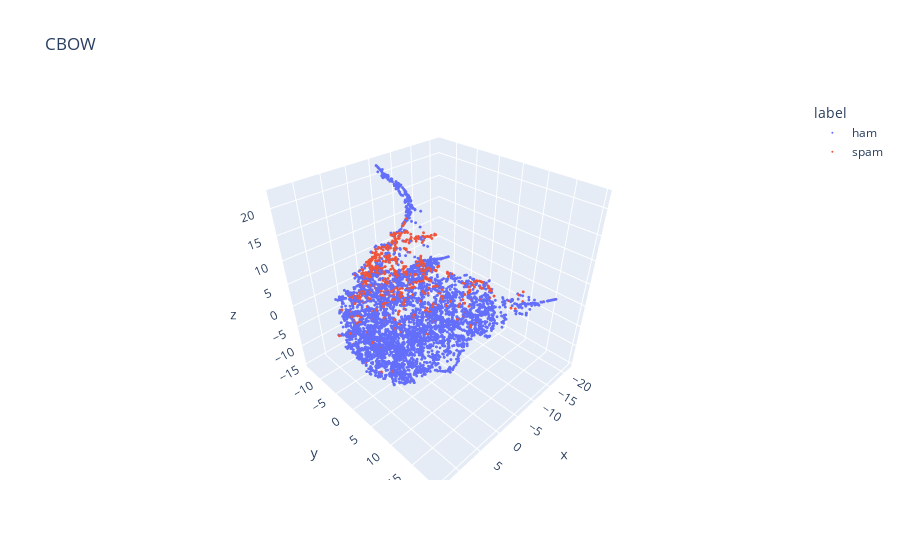

The cell this chart's notebook holds for it:
### Code cell
# CBOW
df_cbow_3d = pd.DataFrame(cbow_3d, columns=['x', 'y', 'z'])
df_cbow_3d['label'] = df['v1']

fig = px.scatter_3d(df_cbow_3d, x='x', y='y', z='z', color='label', title="CBOW")
fig.update_traces(marker=dict(size=1))
fig.update_layout(scene=dict(aspectmode="cube", aspectratio=dict(x=1, y=1, z=1)))
fig.show()
fig.write_html("CBOW.html")

### Figure 1 — Plotly figure (JSON) as saved in the notebook; plotly's stock layout.template omitted (floating-point values rounded to 4 significant figures; data arrays with more than 128 entries replaced by an {"elided": "..."} marker saying what was removed)
{"data": [{"hovertemplate": "label=ham<br>x=%{x}<br>y=%{y}<br>z=%{z}<extra></extra>", "legendgroup": "ham", "marker": {"color": "#636efa", "size": 1, "symbol": "circle"}, "mode": "markers", "name": "ham", "scene": "scene", "showlegend": true, "type": "scatter3d", "x": {"elided": "4825 float values"}, "y": {"elided": "4825 float values"}, "z": {"elided": "4825 float values"}}, {"hovertemplate": "label=spam<br>x=%{x}<br>y=%{y}<br>z=%{z}<extra></extra>", "legendgroup": "spam", "marker": {"color": "#EF553B", "size": 1, "symbol": "circle"}, "mode": "markers", "name": "spam", "scene": "scene", "showlegend": true, "type": "scatter3d", "x": {"elided": "747 float values"}, "y": {"elided": "747 float values"}, "z": {"elided": "747 float values"}}], "layout": {"legend": {"title": {"text": "label"}, "tracegroupgap": 0}, "scene": {"aspectmode": "cube", "aspectratio": {"x": 1, "y": 1, "z": 1}, "domain": {"x": [0, 1], "y": [0, 1]}, "xaxis": {"title": {"text": "x"}}, "yaxis": {"title": {"text": "y"}}, "zaxis": {"title": {"text": "z"}}}, "title": {"text": "CBOW"}}}
